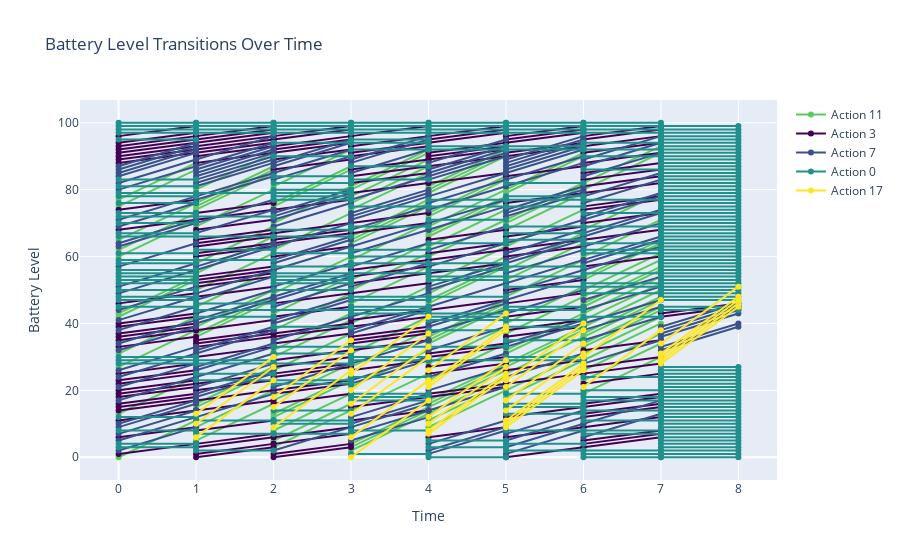

Notebook cell for this chart:
### Code cell
max_time = 7
max_level = env.cap
parallel_coordinates_plot(MC_q_table, actions, max_time, max_level)
